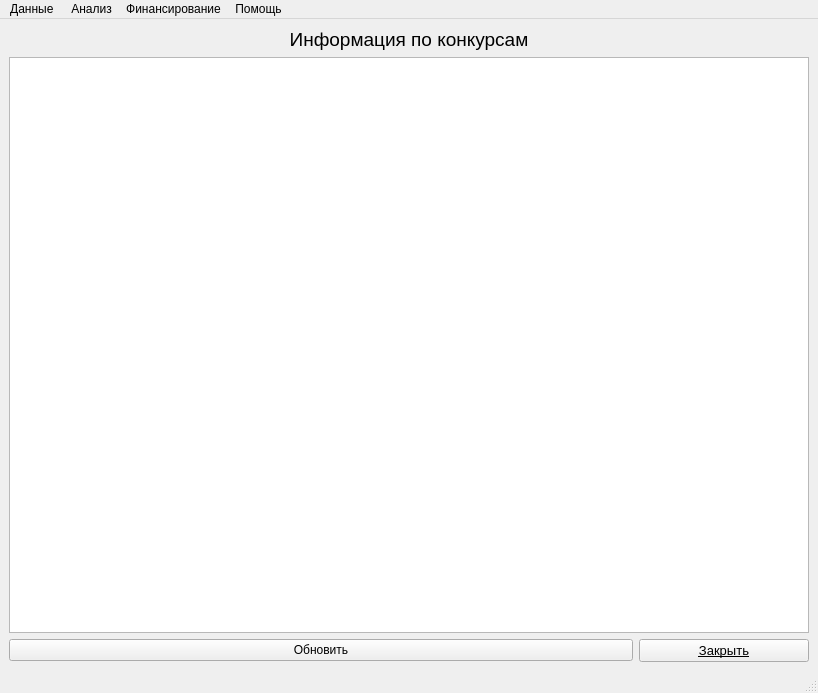
<?xml version="1.0" encoding="UTF-8"?>
<ui version="4.0">
 <class>MainWindow</class>
 <widget class="QMainWindow" name="MainWindow">
  <property name="geometry">
   <rect>
    <x>0</x>
    <y>0</y>
    <width>818</width>
    <height>693</height>
   </rect>
  </property>
  <property name="acceptDrops">
   <bool>false</bool>
  </property>
  <property name="windowTitle">
   <string>НИР по грантам</string>
  </property>
  <property name="windowIcon">
   <iconset>
    <normaloff>../../../../Users/Виктория/Downloads/icons8-верблюд-100.png</normaloff>../../../../Users/Виктория/Downloads/icons8-верблюд-100.png</iconset>
  </property>
  <property name="windowOpacity">
   <double>1.000000000000000</double>
  </property>
  <property name="iconSize">
   <size>
    <width>30</width>
    <height>30</height>
   </size>
  </property>
  <property name="toolButtonStyle">
   <enum>Qt::ToolButtonIconOnly</enum>
  </property>
  <widget class="QWidget" name="centralwidget">
   <layout class="QVBoxLayout" name="verticalLayout_6">
    <item>
     <widget class="QLabel" name="label">
      <property name="font">
       <font>
        <pointsize>14</pointsize>
       </font>
      </property>
      <property name="text">
       <string>Информация по конкурсам</string>
      </property>
      <property name="alignment">
       <set>Qt::AlignCenter</set>
      </property>
     </widget>
    </item>
    <item>
     <layout class="QVBoxLayout" name="verticalLayout_9">
      <item>
       <widget class="QTableView" name="tableView">
        <property name="sizePolicy">
         <sizepolicy hsizetype="Fixed" vsizetype="Expanding">
          <horstretch>0</horstretch>
          <verstretch>0</verstretch>
         </sizepolicy>
        </property>
        <property name="maximumSize">
         <size>
          <width>16777205</width>
          <height>16777215</height>
         </size>
        </property>
        <property name="verticalScrollBarPolicy">
         <enum>Qt::ScrollBarAsNeeded</enum>
        </property>
        <property name="editTriggers">
         <set>QAbstractItemView::NoEditTriggers</set>
        </property>
        <property name="tabKeyNavigation">
         <bool>true</bool>
        </property>
        <property name="selectionMode">
         <enum>QAbstractItemView::SingleSelection</enum>
        </property>
        <property name="selectionBehavior">
         <enum>QAbstractItemView::SelectRows</enum>
        </property>
        <property name="verticalScrollMode">
         <enum>QAbstractItemView::ScrollPerPixel</enum>
        </property>
        <property name="horizontalScrollMode">
         <enum>QAbstractItemView::ScrollPerPixel</enum>
        </property>
       </widget>
      </item>
      <item>
       <layout class="QHBoxLayout" name="horizontalLayout_4">
        <item>
         <widget class="QPushButton" name="resetBtn">
          <property name="text">
           <string>Обновить</string>
          </property>
         </widget>
        </item>
        <item>
         <widget class="QPushButton" name="closeBtn1">
          <property name="sizePolicy">
           <sizepolicy hsizetype="Minimum" vsizetype="Fixed">
            <horstretch>0</horstretch>
            <verstretch>3</verstretch>
           </sizepolicy>
          </property>
          <property name="maximumSize">
           <size>
            <width>170</width>
            <height>40</height>
           </size>
          </property>
          <property name="font">
           <font>
            <pointsize>10</pointsize>
            <underline>true</underline>
           </font>
          </property>
          <property name="text">
           <string>Закрыть</string>
          </property>
         </widget>
        </item>
       </layout>
      </item>
     </layout>
    </item>
   </layout>
  </widget>
  <widget class="QMenuBar" name="menubar">
   <property name="geometry">
    <rect>
     <x>0</x>
     <y>0</y>
     <width>818</width>
     <height>27</height>
    </rect>
   </property>
   <widget class="QMenu" name="menu">
    <property name="title">
     <string>Данные </string>
    </property>
    <addaction name="action"/>
    <addaction name="action_2"/>
    <addaction name="action_3"/>
   </widget>
   <widget class="QMenu" name="menu_2">
    <property name="title">
     <string>Анализ</string>
    </property>
    <addaction name="action_4"/>
    <addaction name="action_5"/>
    <addaction name="action_6"/>
   </widget>
   <widget class="QMenu" name="menu_3">
    <property name="title">
     <string>Финансирование</string>
    </property>
   </widget>
   <widget class="QMenu" name="menu_4">
    <property name="title">
     <string>Помощь</string>
    </property>
   </widget>
   <addaction name="menu"/>
   <addaction name="menu_2"/>
   <addaction name="menu_3"/>
   <addaction name="menu_4"/>
  </widget>
  <widget class="QStatusBar" name="statusbar"/>
  <action name="action">
   <property name="text">
    <string>НИР по грантам</string>
   </property>
  </action>
  <action name="action_2">
   <property name="text">
    <string>Конкурс грантов</string>
   </property>
  </action>
  <action name="action_3">
   <property name="text">
    <string>ВУЗы</string>
   </property>
  </action>
  <action name="action_4">
   <property name="text">
    <string>ВУЗы</string>
   </property>
  </action>
  <action name="action_5">
   <property name="text">
    <string>Конкурсы грантов</string>
   </property>
  </action>
  <action name="action_6">
   <property name="text">
    <string>НИР по субъектам</string>
   </property>
  </action>
 </widget>
 <resources/>
 <connections/>
</ui>
